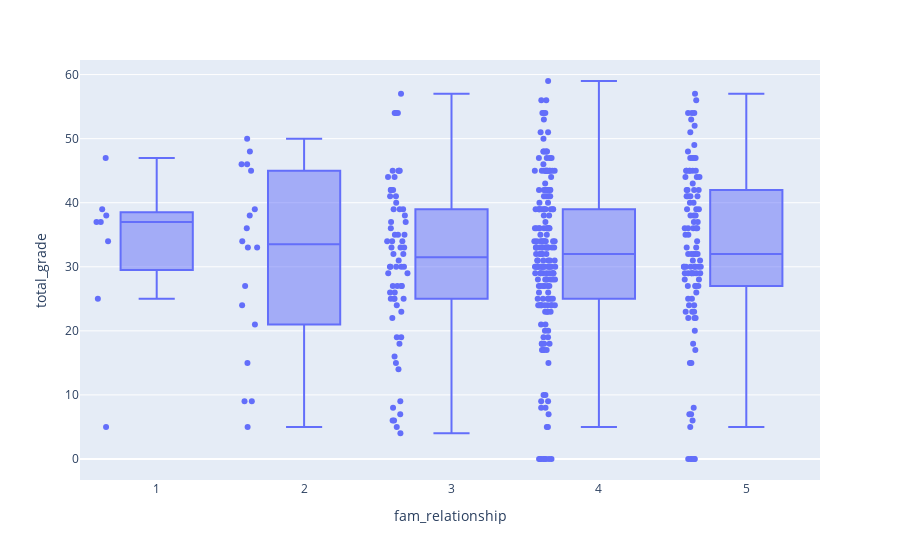

This figure's notebook cell:
### Code cell
# Data visualization- How is family relationship affected student performance?

fig = px.box(df, x='fam_relationship', y='total_grade',points='all')
fig.show()

### Figure 1 — Plotly figure (JSON) as saved in the notebook; plotly's stock layout.template omitted (floating-point values rounded to 4 significant figures; data arrays with more than 128 entries replaced by an {"elided": "..."} marker saying what was removed)
{"data": [{"alignmentgroup": "True", "boxpoints": "all", "hovertemplate": "fam_relationship=%{x}<br>total_grade=%{y}<extra></extra>", "legendgroup": "", "marker": {"color": "#636efa"}, "name": "", "notched": false, "offsetgroup": "", "orientation": "v", "showlegend": false, "type": "box", "x": {"elided": "395 int values"}, "x0": " ", "xaxis": "x", "y": {"elided": "395 int values"}, "y0": " ", "yaxis": "y"}], "layout": {"boxmode": "group", "legend": {"tracegroupgap": 0}, "margin": {"t": 60}, "xaxis": {"anchor": "y", "domain": [0, 1], "title": {"text": "fam_relationship"}}, "yaxis": {"anchor": "x", "domain": [0, 1], "title": {"text": "total_grade"}}}}
